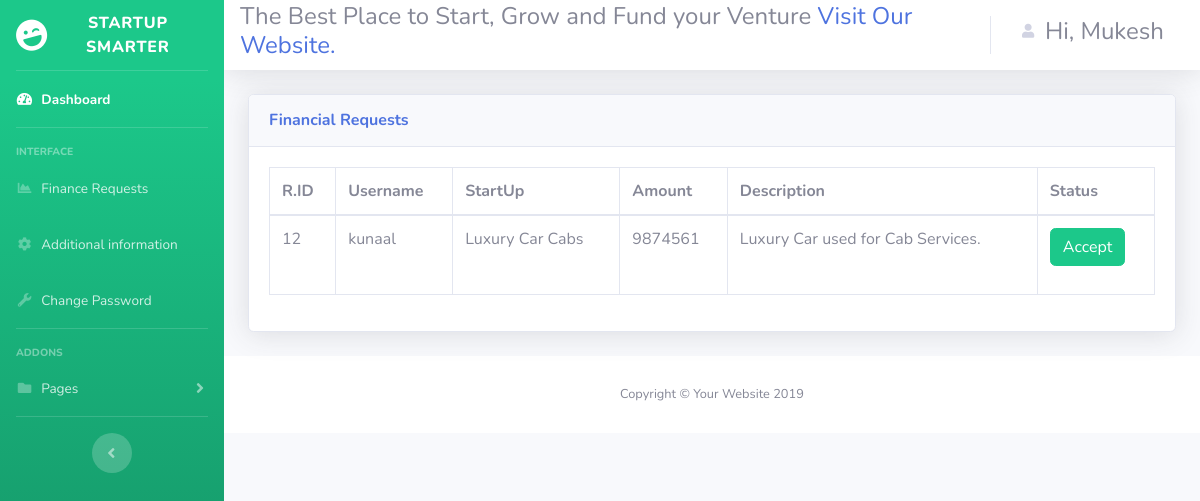
Screenshot of /admin/investor_register.php (signed in) with the database file from the repository.
### tables this page shows
CREATE TABLE `user` (
  `id` int(100) NOT NULL,
  `username` varchar(30) NOT NULL,
  `startup` varchar(30) NOT NULL,
  `amount` int(20) NOT NULL DEFAULT 0,
  `description` varchar(300) NOT NULL,
  `status` varchar(10) NOT NULL
);

### admin/investor_register.php (the view, shortened to what this page needs)
<?php
include('security.php');
include('includes/header.php');
include('includes/investornavbar.php');
?>
<div class="container-fluid">
<div class="card shadow mb-4">
  <div class="card-header py-3">
    <h6 class="m-0 font-weight-bold text-primary">Financial Requests
    </h6>
  </div>
  <div class="card-body">
    <div class="table-responsive">
      <?php
      $status = "Pending";
      $query = "SELECT * FROM user WHERE status = '$status'";
      $query_run = mysqli_query($connection,$query);
      ?>
      <table class="table table-bordered" id="dataTable" width="100%" cellspacing="0">
        <thead>
          <tr>
            <th> R.ID </th>
            <th> Username </th>
            <th>StartUp </th>
            <th>Amount</th>
            <th>Description</th>
            <th>Status </th>
          </tr>
        </thead>
        <tbody>
        <?php
        if(mysqli_num_rows($query_run) > 0){
          while($row = mysqli_fetch_assoc($query_run)){
            ?>
          <tr>
            <td><?php  echo $row['id']; ?></td>
            <td> <?php  echo $row['username']; ?></td>
            <td><?php  echo $row['startup']; ?></td>
            <td> <?php echo $row['amount'];  ?> </td>
            <td> <?php echo $row['description'];  ?> </td>
            <td>
                <form action="code.php" method="post">
                    <button  type="submit" name="accept_btn" class="btn btn-success"> Accept</button>
                </form>
            </td>
          </tr>
        <?php
          }
        }
        else{
          echo "No record Found";
        }
        ?>
        </tbody>
      </table>
    </div>
  </div>
</div>
</div>
<?php
include('includes/footer.php');
?>

### rows the page displays
user: id "12", username "kunaal", startup "Luxury Car Cabs", amount "9874561", description "Luxury Car used for Cab Services."

### other values shown
$_SESSION['username'] "Mukesh"
